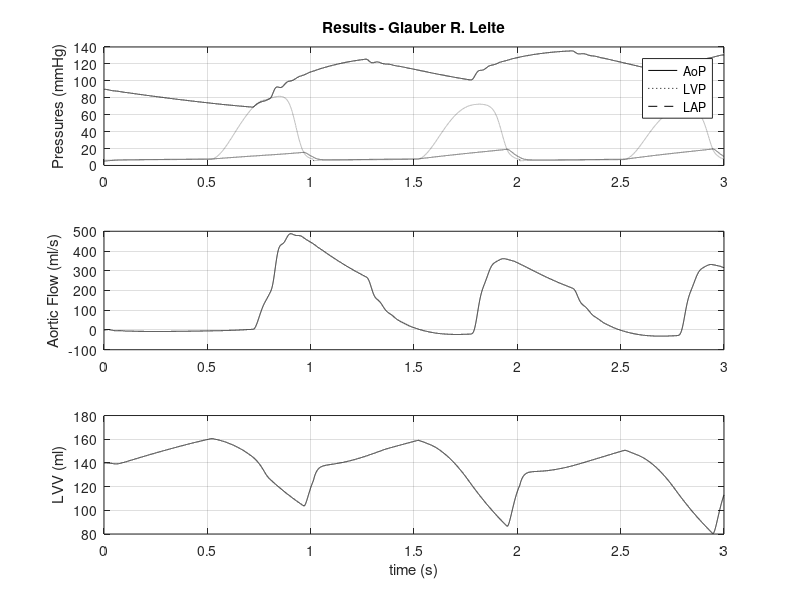
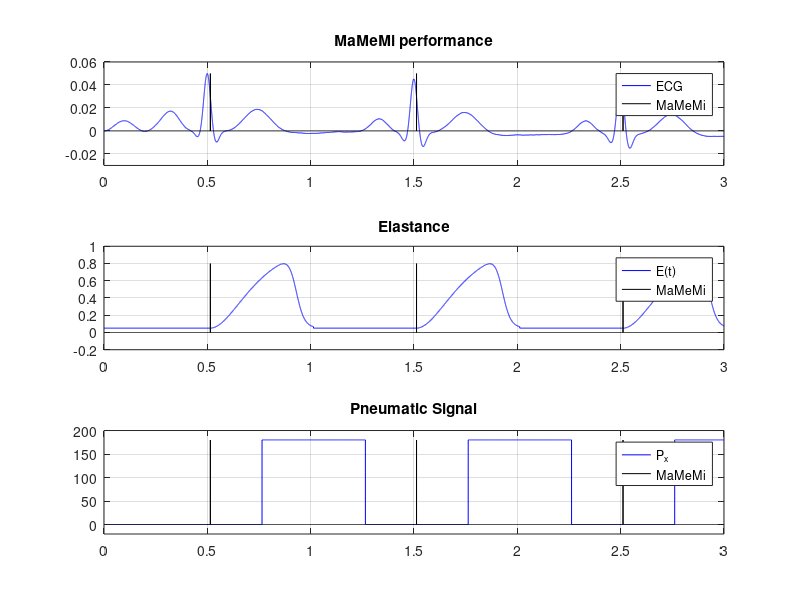

Reproduce these figures in MATLAB, in order.
% glauberrleite
% Modelagem do sistema cardiovascular humano 2019.1
% Universidade Federal de Alagoas
% Projeto 3 - Simaan + ECG + LVAD pulsátil (PVAD)

clc;
clear;

%% Model and simulation parameters
R_s = 0.8738; % Systemic Vascular Resistance (SVR)
R_m = 0.0050; % Mitral Valve Resistance
R_a = 0.010; % Aortic Valve Resistance
R_c = 0.0398; % Characteristic Resistance

C_ae = 4.0000; % Left Atrial Compliance
C_s = 2.896; % Systemic Compliance
C_ao = 0.0800; % Aortic Compliance

L_s = 0.001025; % Inertance of blood in Aorta
V_0 = 15; % Reference volume (mL)

R_i = 0.15; % Inlet Resistance of Cannulae
R_o = @(Q_o) 0.05 + 0.00015 * abs(Q_o); % Outlet Resistance of Cannulae
L_i = 0.0854; % Inlet Inertance of Cannulae
L_o = 0.0087; % Outlet Inertance of Cannulae
L_p = 0.0033; % Inertance of Thoratec® Bladder
R_p = 0.05; % Resistance of Thoratec® Bladder
C_d = 4; % Compliance of pneumatic drive line
R_d = 0.01; % Resistance of pneumatic drive line
alpha_PVAD = 0.15; % PVAD parameter (s/mL)
C_p = 2; % Compliance of Thoratec® Bladder
Vd_vad = 107; % Reference Volume

P_e = 180; % Ejection pressure
P_f = 0; % Filling pressure

E_max = .8;
E_min = 0.05;
HeartRate = 60;
tc = 60/HeartRate; % Cardiac cycle interval
t_max = 0.2 + 0.1555*tc;

ejection_time = tc / 2; % Pe will remain constant for this fixed period
ejection_delay = 0.25 * tc; % The amount of delay after E(t) is triggered to start ejection

T_s = 0.0001;
t = 0;
t_end = 3;
N = t_end/T_s;
data.t = t:T_s:t_end;

%% ECG simulation applying MaMeMi Filter
data.x.xecg = zeros(N, 1);
data.x.yecg = zeros(N, 1);
data.x.zecg = zeros(N, 1);
maxi        = zeros(1,N);
mini        = zeros(1,N);
h           = zeros(1,N);
a           = zeros(1,N);
n           = zeros(1,N);
g           = zeros(1,N);
r           = zeros(1,N);
v           = zeros(1,N);
w           = zeros(1,N);
R_dtct      = zeros(1,N);
z_0         = zeros(1,N);
deltaS      = zeros(1,N);
deltaPVAD   = zeros(1,N);
gammad      = zeros(1,N);


data.x.xecg(1) = -1;

deltaS(1) = 1;

ip = 0;
lg = 0;
e  = zeros(1,N);

% R detector variables
sigma = 2;
delta = 2;
beta = 15;
atv = 0;

A_ecg = [1.2, -5, 30, -7.5, 0.75];
B_ecg = [0.25, 0.1, 0.1, 0.1, 0.4];
TH = [-1/3, -1/12, 0, 1/12, 1/2]*pi;

for i = 1:N-1
    % RK4
    k = 0;
    w_ecg = 2*pi/tc;
    alpha = 1-sqrt(data.x.xecg(i)^2 + data.x.yecg(i)^2);
    th = atan2(data.x.yecg(i),data.x.xecg(i));
    for ii = 1:5
       k = k - (A_ecg(ii)*(th-TH(ii))*exp(-(th-TH(ii))^2/(2*B_ecg(ii)^2)));
    end

    A_i = [alpha, -w_ecg, 0; w_ecg, alpha, 0; 0, 0, -1];
    B_i = [0; 0; k + z_0(i)];

    dx = A_i * [data.x.xecg(i); data.x.yecg(i); data.x.zecg(i)] +  B_i;
    kx1 = T_s * dx;
    x1 = [data.x.xecg(i); data.x.yecg(i); data.x.zecg(i)] + 0.5 * kx1;
       
    k = 0;
    alpha = 1-sqrt(x1(1)^2 + x1(2)^2);
    th = atan2(x1(2),x1(1));
    for ii = 1:5
       k = k - (A_ecg(ii)*(th-TH(ii))*exp(-(th-TH(ii))^2/(2*B_ecg(ii)^2)));
    end

    A_i = [alpha, -w_ecg, 0; w_ecg, alpha, 0; 0, 0, -1];
    B_i = [0; 0; k + z_0(i)];
    
    dx = A_i * x1 +  B_i;
    kx2 = T_s * dx;
    x1 = [data.x.xecg(i); data.x.yecg(i); data.x.zecg(i)] + 0.5 * kx2;
    
    k = 0;
    alpha = 1-sqrt(x1(1)^2 + x1(2)^2);
    th = atan2(x1(2),x1(1));
    for ii = 1:5
       k = k - (A_ecg(ii)*(th-TH(ii))*exp(-(th-TH(ii))^2/(2*B_ecg(ii)^2)));
    end

    A_i = [alpha, -w_ecg, 0; w_ecg, alpha, 0; 0, 0, -1];
    B_i = [0; 0; k + z_0(i)];
    
    dx = A_i * x1 +  B_i;
    kx3 = T_s * dx;
    x1 = [data.x.xecg(i); data.x.yecg(i); data.x.zecg(i)] + kx3;
    
    k = 0;
    alpha = 1-sqrt(x1(1)^2 + x1(2)^2);
    th = atan2(x1(2),x1(1));
    for ii = 1:5
       k = k - (A_ecg(ii)*(th-TH(ii))*exp(-(th-TH(ii))^2/(2*B_ecg(ii)^2)));
    end

    A_i = [alpha, -w_ecg, 0; w_ecg, alpha, 0; 0, 0, -1];
    B_i = [0; 0; k + z_0(i)];
    
    dx = A_i * x1 +  B_i;
    kx4 = T_s * dx;
    
    xf = [data.x.xecg(i); data.x.yecg(i); data.x.zecg(i)] + (kx1 + 2 * kx2 + 2 * kx3 + kx4)/6;
 
    % Updating values
    z_0(i+1) = 0.15*sin(2*pi*(60/(12+randn))*data.t(i+1));
    HeartRate = 60 + 2*randn;
    tc = 60/HeartRate;

    data.x.xecg(i+1) = xf(1);
    data.x.yecg(i+1) = xf(2);
    data.x.zecg(i+1) = xf(3);

    % R-wave detection
    if data.x.zecg(i+1) > maxi(i) 
        maxi(i+1) = maxi(i) + sigma*delta;    
    elseif data.x.zecg(i+1) <= maxi(i)
        maxi(i+1) = maxi(i) - delta;
    end

    if data.x.zecg(i+1) < mini(i) 
        mini(i+1) = mini(i) - sigma*delta;    
    elseif data.x.zecg(i+1) >= mini(i)
        mini(i+1) = mini(i) + delta;
    end

    h(i+1) = data.x.zecg(i+1) - (maxi(i+1)+mini(i+1))/2;

    a(i+1) = maxi(i+1)-mini(i+1);

    if a(i+1) <= h(i+1)
        n(i+1) = sign(h(i+1)*(abs(h(i+1))-a(i+1)));
    else
        n(i+1) = 0;
    end

    if i > beta
        if (n(i)>0) && (n(i)>n(i-beta)) && (n(i)>n(i+beta))   
            g(i) = n(i) - max(n(i-beta),n(i+beta));
        elseif (n(i)<0) && (n(i)<n(i-beta)) && (n(i)<n(i+beta))   
            g(i) = n(i) + min(n(i-beta),n(i+beta));
        else
            g(i) = 0;
        end

        if(g(i)>g(i-1) && g(i)>g(i+1))
            r(i) = g(i);
        else
            r(i) = 0;
        end

        if(g(i)<g(i-1) && g(i)<g(i+1))
            v(i) = g(i);
        else
            v(i) = 0;
        end
    end
    if r(i)>0
        w(i) = r(i);
    end
    
    if v(i)<0
        w(i) = -v(i);
    end

    if(w(i) == 1)
        atv = 1;
    end

    if ((atv ==1) && (data.x.zecg(i)>=0.03))
        atv = 2;
    end

    R_dtct(i) = 0;
    if ((atv ==2) && (data.x.zecg(i)<=0.03))
        j = 1;
        aux_E = 1;
        atv = 0;
        R_dtct(i) = 1;
    end

    if (i > ip)
        fprintf('Executing ... \t%d %%\r',lg);
        lg = lg + 10;
        ip = ip + (N-1)/10;
    end
end

r_wave_times = find(max(data.x.zecg)*R_dtct) * T_s;

%% Model functions and state space matrices
E_n = @(t_n) 1.55 ...
    * (((t_n/0.7)^1.9)/(1 + (t_n/0.7)^1.9)) ...
    * 1/(1 + (t_n/1.17)^21.9);

E = @(t) (t > r_wave_times(1))*(E_max - E_min) ...
    * E_n(mod(t, ...
    r_wave_times(abs(t - r_wave_times) == min(abs(t - r_wave_times)))... % Technical replacement for argmin :)
    )/t_max) ...
    + E_min;

P_ve = @(E_t, V_ve) E_t * (V_ve - V_0);

% x = [V_ve, P_ae, Q_a, P_ao, P_s, Q_i, Q_o, P_d, V_c]
A = @(E_t, D_m, D_a, beta_i, beta_o, gamma, omega_i_t, omega_o_t) [-(D_m/R_m + D_a/R_a) * E_t, D_m/R_m, 0, D_a/R_a, 0, -1, 0, 0, 0;
    (D_m * E_t)/(R_m * C_ae), -(C_ae^-1) * (1/R_s + D_m/R_m), 0, 0, (R_s * C_ae)^-1, 0, 0, 0, 0;
    0, 0, -R_c/L_s, L_s^-1, -L_s^-1, 0, 0, 0, 0;
    (D_a * E_t)/(R_a * C_ao), 0, -C_ao^-1, -D_a/(R_a * C_ao), 0, 0, C_ao^-1, 0, 0;
    0, (R_s * C_s)^-1, C_s^-1, 0, -(R_s * C_s)^-1, 0, 0, 0, 0;
    beta_i * E_t / (1 - gamma * L_p), 0, 0, - gamma / (1 - gamma * L_p), 0, - (alpha_PVAD * (beta_i - gamma) + (beta_i * R_p + omega_i_t + gamma * R_p))/(1 - gamma * L_p), (alpha_PVAD * (beta_i - gamma) + (beta_i * R_p - gamma * R_p - beta_i * L_p * omega_o_t))/(1 - gamma * L_p), -(beta_i - gamma)/(1 - gamma * L_p), -(beta_i - gamma)/(C_p * (1 - gamma * L_p));
    0, 0, 0, -beta_o / (1 - gamma * L_p), 0, (alpha_PVAD * (beta_o - gamma) + (beta_o * R_p - beta_o * L_p * omega_i_t - gamma * R_p))/(1 - gamma * L_p), -(alpha_PVAD * (beta_o - gamma) + (beta_o * R_p + omega_o_t - gamma * R_p))/(1 - gamma * L_p), (beta_o - gamma) / (1 - gamma * L_p), (beta_o - gamma)/(C_p * (1 - gamma * L_p));
    0, 0, 0, 0, 0, 0, 0, -(R_d * C_d)^-1, 0;
    0, 0, 0, 0, 0, 1, -1, 0, 0];

p = @(E_t, D_m, D_a, beta_i, beta_o, gamma, P_x) [(D_m/R_m + D_a/R_a)*E_t*V_0;
    -(D_m*E_t*V_0)/(R_m*C_ae);
    0;
    -(D_a*E_t*V_0)/(R_a*C_ao);
    0;
    ((beta_i - gamma)/C_p) * Vd_vad - beta_i * E_t * V_0;
    ((beta_o - gamma)/C_p) * Vd_vad;
    P_x / (R_d * C_d);
    0];

%% Preparing main simulation
data.x.V_ve = zeros(N, 1);
data.x.P_ae = zeros(N, 1);
data.x.Q_a = zeros(N, 1);
data.x.P_ao = zeros(N, 1);
data.x.P_s = zeros(N, 1);
data.x.Q_i = zeros(N, 1);
data.x.Q_o = zeros(N, 1);
data.x.P_d = zeros(N, 1);
data.x.V_c = zeros(N, 1);
data.P_ve = zeros(N, 1);
data.E = zeros(N, 1);
data.omega_i = zeros(N, 1);
data.omega_o = zeros(N, 1);
data.P_x = zeros(N, 1);
data.P_c = zeros(N, 1);

% Initial conditions
data.x.V_ve(1) = 140;
data.x.P_ae(1) = 5;
data.x.Q_a(1) = 0;
data.x.P_ao(1) = 90;
data.x.P_s(1) = 90;
data.E(1) = E(0);
data.P_ve(1) = P_ve(data.E(1), data.x.V_ve(1));

D_a = 1;
D_m = 1;
D_i = 1;
D_o = 1;

ejection_counter = 0;

%% Running main simulation
n = 1;
t = 0;
d_Q_i = 0;
d_Q_o = 0;
while t < t_end
    
    % Calculating PVAD pressures
    if ejection_counter > 0
        P_x = P_e;
        ejection_counter = ejection_counter - 1;
    elseif ismember(n, (r_wave_times / T_s) + (ejection_delay / T_s))
        P_x = P_e;
        ejection_counter = ejection_time / T_s;
    else 
        P_x = P_f;
    end
    
    P_air = data.x.P_d(n) + alpha_PVAD * (data.x.Q_i(n) - data.x.Q_o(n));
    P_c = P_air + R_p * (data.x.Q_i(n) - data.x.Q_o(n)) + L_p * (d_Q_i - d_Q_o);
    
    % Diod values
    if (data.x.P_ae(n) > data.P_ve(n))
        D_m = 1;
        D_a = 0;
    elseif (data.P_ve(n) > data.x.P_ao(n))
        D_m = 0;
        D_a = 1;
    else
        D_m = 0;
        D_a = 0;
    end
    
    if (data.P_ve(n) > P_c)
        D_i = 1;
        D_o = 0.03;
    elseif (P_c > data.x.P_ao(n))
        D_i = 0.08;
        D_o = 1;
    else
        D_i = 0.08;
        D_o = 0.03;
    end
        
    % State vector
    x = [data.x.V_ve(n); data.x.P_ae(n); data.x.Q_a(n); data.x.P_ao(n); data.x.P_s(n); data.x.Q_i(n); data.x.Q_o(n); data.x.P_d(n); data.x.V_c(n)];
    
    % Updating PVAD values
    beta_i = D_i/(L_i + D_i * L_p);
    beta_o = D_o/(L_o + D_o * L_p);
    gamma = beta_i * L_p * beta_o;
    R_i_new = R_i + exp(-0.25*data.x.V_ve(n));
    omega_i_t = R_i_new / (L_i + D_i * L_p);
    omega_o_t = R_o(data.x.Q_o(n)) / (L_o + D_o * L_p);

    % RK4 integration
    A_i = A(data.E(n), D_m, D_a, beta_i, beta_o, gamma, omega_i_t, omega_o_t);
    p_i = p(data.E(n), D_m, D_a, beta_i, beta_o, gamma, P_x);
    
    dx =  A_i * x +  p_i;
    kx1 = T_s * dx;
    x1 = x + 0.5*kx1;
    
    dx = A_i * x1 +  p_i;
    kx2 = T_s * dx;
    x1 = x + 0.5*kx2;
    
    dx = A_i * x1 +  p_i;
    kx3 = T_s * dx;
    x1 = x + kx3;
    
    dx = A_i * x1 +  p_i;
    kx4 = T_s * dx;
    
    dx = (kx1 + 2 * kx2 + 2 * kx3 + kx4)/6;
    xf = x + dx;
    
    % Changing d_Q_i and d_Q_o for next P_c
    d_Q_i = dx(6);
    d_Q_o = dx(7);
    
    % Iterating
    t = t + T_s;
    n = n + 1;
    
    % Saving data
    data.x.V_ve(n) = xf(1);
    data.x.P_ae(n) = xf(2);
    data.x.Q_a(n) = xf(3);
    data.x.P_ao(n) = xf(4);
    data.x.P_s(n) = xf(5);
    data.x.Q_i(n) = xf(6);
    data.x.Q_o(n) = xf(7);
    data.x.P_d(n) = xf(8);
    data.x.V_c(n) = xf(9);
    
    data.P_x(n) = P_x;    
    data.P_c(n) = P_c;    
    data.E(n) = E(t);
    data.omega_i(n) = omega_i_t;
    data.omega_o(n) = omega_o_t;
    
    data.P_ve(n) = P_ve(data.E(n), data.x.V_ve(n));
    
end

%% Ploting results
figure(1);
subplot(3,1,1);
plot(data.t, data.x.P_ao, 'k', data.t, data.P_ve, ':k', data.t, data.x.P_ae, '--k');
title('Results - Glauber R. Leite');
legend('AoP', 'LVP', 'LAP');
ylabel('Pressures (mmHg)');
%axis([0, 3, -5, 150]);
grid on;

subplot(3,1,2);
plot(data.t, data.x.Q_a, 'k');
ylabel('Aortic Flow (ml/s)');
%axis([0, 3, -50, 700]);
grid on;

subplot(3,1,3);
plot(data.t, data.x.V_ve, 'k');
ylabel('LVV (ml)');
xlabel('time (s)');
%axis([0, 3, 50, 160]);
grid on;

figure(2);
subplot(3,1,1);
plot(data.t(1:end-1),data.x.zecg,'b', data.t(1:end-1),max(data.x.zecg)*R_dtct,'k');
title('MaMeMi performance');
legend('ECG', 'MaMeMi');
axis([0, 3, -0.03, 0.06]);
grid on;
 
subplot(3,1,2);
plot(data.t(1:end-1),data.E(1:end-1),'b', data.t(1:end-1),E_max * 20*max(data.x.zecg)*R_dtct,'k');
title('Elastance');
legend('E(t)', 'MaMeMi');
axis([0, 3, -0.2, E_max + 0.2]);
grid on;
 
subplot(3,1,3);
plot(data.t(1:end-1),data.P_x(1:end-1),'b', data.t(1:end-1), P_e * 20*max(data.x.zecg)*R_dtct,'k');
title('Pneumatic Signal');
legend('P_x', 'MaMeMi');
axis([0, 3, P_f - 20, P_e + 20]);
grid on;

%figure(3);